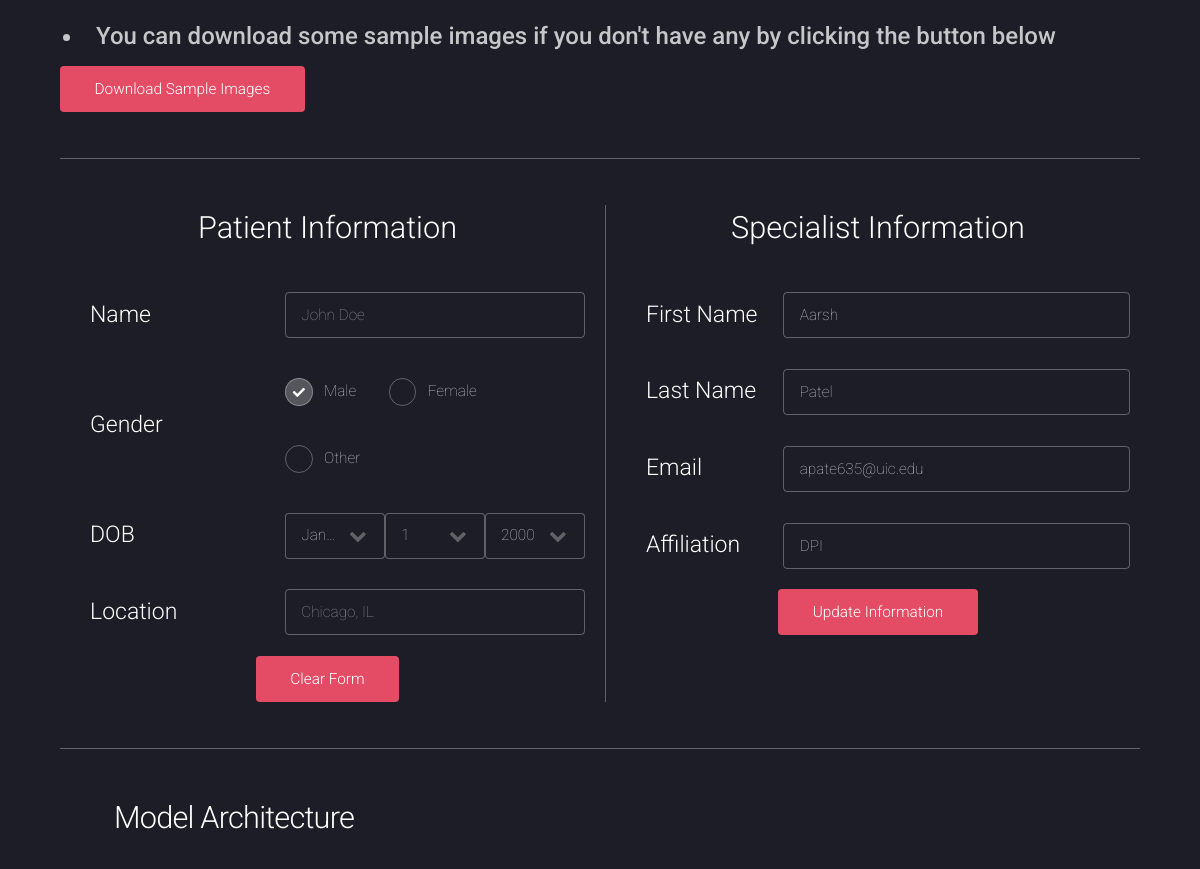
The page /predict (signed in, middle part) on the database as committed earlier.
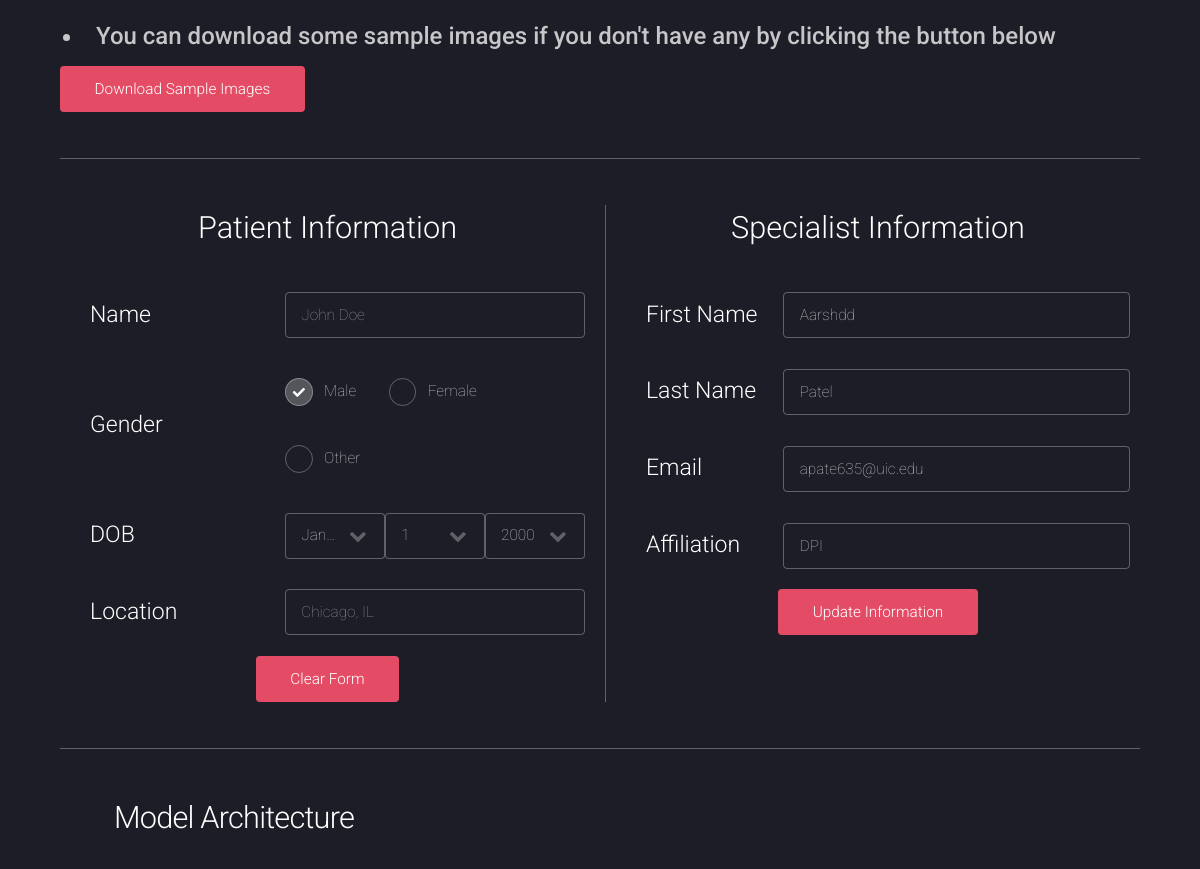
The same page on the database as committed later.
### accounts/models.py (models this page shows, shortened)
class CustomUser(AbstractUser):
    affiliation = models.CharField(max_length=100)
    profile_picture = models.ImageField(upload_to='profile_pictures/')

### blindness_detection/views.py (the view)
# urls.py: path('predict', views.predict, name='predict'),
@login_required(login_url='/login/')
def predict(request):
    if request.method == 'POST':
        patient_form = PatientForm(request.POST, request.FILES)
        if patient_form.is_valid():
            patient_form.instance.user = request.user
            patient_form.save()
            img = patient_form.instance.image
            img = Image.open(img)
            img_name = os.path.basename(patient_form.instance.image.name)
            request.session['img_name'] = img_name  # Store img_name in the session data
            cropped_img_path = settings.MEDIA_URL + 'cropped_images/' + img_name
            cropped_image, predicted_label, gradcam_image, legend_range = get_predicted_label_and_gradcam(img)
            labels = ['No Diabetic Retinopathy', 'Mild Diabetic Retinopathy', 'Moderate Diabetic Retinopathy', 'Severe Diabetic Retinopathy', 'Proliferative Diabetic Retinopathy']
            description = {
                0: 'The retina is completely clear of any signs of diabetic retinopathy, indicating that the retinal vessels are healthy and undamaged by diabetes. This is an optimal outcome, and maintaining regular monitoring is recommended to ensure that the retina remains healthy. Lifestyle modifications and managing blood sugar levels are advised to continue preventing the onset of retinopathy.',
                1: '''Early signs of diabetic retinopathy are evident, characterized by microaneurysms — small areas of swelling in the blood vessels of the retina. At this stage, there typically aren't noticeable symptoms affecting vision, but it's crucial to monitor the condition closely. Yearly eye exams are recommended to track any changes and manage diabetes effectively to halt the progression.''',
                2: 'This stage shows moderate non-proliferative diabetic retinopathy with more pronounced changes, such as blocked blood vessels that can affect retinal nourishment. Patients might start experiencing slight vision issues. It is critical at this stage to manage diabetes rigorously and consult with an eye care professional every six months to monitor the condition closely and discuss potential interventions.',
                3: 'Marked by severe non-proliferative diabetic retinopathy, a significant number of retinal blood vessels are now blocked, severely reducing blood flow to various parts of the retina. This condition can lead to complications like DME (Diabetic Macular Edema). Close and immediate medical supervision is necessary, with treatment options evaluated to prevent the disease from advancing to the proliferative stage.',
                4: 'This is the proliferative stage of diabetic retinopathy, the most severe form, where new and abnormal blood vessels begin to develop on the retina and into the vitreous gel. These vessels are fragile and prone to bleeding, significantly threatening vision and potentially leading to retinal detachment or blindness. Immediate and aggressive medical treatment is essential to manage this stage and preserve as much vision as possible.'
                }
            legend_values = [round(num, 3) for num in np.linspace(legend_range['min'], legend_range['max'], 5).tolist()]
            correct_label_form = CorrectLabelForm()
            correct_label_form.instance.patient = patient_form.instance
            correct_label_form.instance.correct_label = labels[predicted_label]
            correct_label_form.instance.save()
            gradcam_image_django = pil_image_to_django_file(gradcam_image, img_name)
            gradcam_image = GradcamImage(image=gradcam_image_django, retina_photo=patient_form.instance)
            gradcam_image.save()
            cropped_image.save(cropped_img_path[1:])
            uploaded_img_str = image_file_path_to_base64_string(cropped_img_path[1:])
            gradcam_img_str = image_file_path_to_base64_string(gradcam_image.image.url[1:])
            specialist = request.user
            report = generate_report(prediction=predicted_label, uploaded_image=uploaded_img_str, importance_image=gradcam_img_str, patient_info=patient_form.cleaned_data, specialist_info=specialist)
            report_io = BytesIO()
            report_io.write(report)
            report_io.seek(0)
            report = Report(file=File(report_io, name='report.pdf'), retina_photo=patient_form.instance)
            report.save()
            results_context = {
                'predicted_label': labels[predicted_label],
                'cropped_img_path': cropped_img_path,
                'retina_gradcam_img_path': gradcam_image.image.url,
                'legend_values': legend_values,
            }
            request.session['results_context'] = results_context
        sample_img_zip = get_object_or_404(ZipFile, user=request.user)
        if sample_img_zip.file and hasattr(sample_img_zip.file, 'url'):
            file_url = sample_img_zip.file.url
        else:
            file_url = None
        context = {
            'patient_form': patient_form,
            'sample_img_zip': file_url,
            'user_info': request.user,
            'predicted_label': labels[predicted_label],
            'description': description[predicted_label],
            'cropped_img_path': cropped_img_path,
            'retina_gradcam_img_path': gradcam_image.image.url,
            'report': report.file.url,
            }
        return render(request, 'predict.html', context)
    else:
        patient_form = PatientForm()
        retina_photo_form = RetinaPhotoForm()
        sample_img_zip = get_object_or_404(ZipFile, user=request.user)
        if sample_img_zip.file and hasattr(sample_img_zip.file, 'url'):
            file_url = sample_img_zip.file.url
        else:
            file_url = None
        context = {
            'patient_form': patient_form,
            'retina_photo_form': retina_photo_form,
            'sample_img_zip': file_url,
            'user_info': request.user,
            }
    return render(request, 'predict.html', context)

### blindness_detection/forms.py
class PatientForm(forms.ModelForm):
    name = forms.CharField(label='Name', max_length=30, required=False, widget=forms.TextInput(attrs={'placeholder': 'John Doe'}))
    gender = forms.ChoiceField(label='Gender', widget=forms.RadioSelect, choices=[('Male', 'Male'), ('Female', 'Female'), ('Other', 'Other')], required=False)
    dob = forms.DateField(label='DOB', widget=forms.SelectDateWidget(years=range(1925, 2023), attrs={'class': 'dob-select'}), required=False, initial='2000-01-01')
    location = forms.CharField(label='Location', max_length=50, required=False, widget=forms.TextInput(attrs={'placeholder': 'Chicago, IL'}))
    image = forms.ImageField(label='Fundus Image', widget=forms.FileInput(attrs={'class': 'your-class-name'}), required=True)
    class Meta:
        model = Patient
        fields = ['name', 'gender', 'dob', 'location', 'image']

class RetinaPhotoForm(forms.ModelForm):
    image = forms.ImageField(label='Fundus Image', widget=forms.FileInput(attrs={'class': 'your-class-name'}), required=True)
    class Meta:
        model = RetinaPhoto
        fields = ['image']

### templates/predict.html (shortened to what this page needs)
{% extends 'base.html' %}
{% load static %}
{% block content %}
<link rel="stylesheet" type="text/css" href="{% static 'css/predict.css' %}">
<div class="container">
    <section>
        <ul class="download-text">
            <li>You can download some sample images if you don't have any by clicking the button below</li>
        </ul>
        <a href="{{ sample_img_zip }}" download class="button primary">Download Sample Images</a>
    </section>
    <form action="predict" method="POST" enctype="multipart/form-data">
        <hr>
        <section>
            <div class="patient-specialist-info">
                <div class="patient-info">
                        <div class="row gtr-uniform gtr-50">
                            <div class="col-12">
                                <h3 class="form-title">Patient Information</h3>
                                {% for field in patient_form %}
                                    {% if field.name != 'image' %}
                                        <div class="form-group">
                                            <label for="{{ field.id_for_label }}">{{ field.label }}</label>
                                            {% if field.field.widget.input_type == 'radio' %}
                                            <div class="form-field radio-group">
                                                {% for choice in field.field.choices %}
                                                    <label class="radio-label" for="{{ field.auto_id }}_{{ forloop.counter }}">{{ choice.1 }}</label>
                                                {% endfor %}
                                            </div>
                                            {% else %}
                                            <div class="form-field">
                                                {{ field }}
                                            </div>
                                            {% endif %}
                                        </div>
                                    {% endif %}
                                {% endfor %}
                            </div>
                            <div class="clear-form col-12">
                                <ul class="actions special">
                                        <li><input type="reset" value="Clear Form" class="primary fit" /></li>
                                </ul>
                            </div>
                        </div>
                </div>
                <div class="specialist-info vertical-line">
                    <h3 class="form-title">Specialist Information</h3>
                    <div class="form-group">
                        <label for="specialist-first-name">First Name</label>
                        <input type="text" id="specialist-first-name" value="{{user_info.first_name}}" readonly>
                    </div>
                    <div class="form-group">
                        <label for="specialist-last-name">Last Name</label>
                        <input type="text" id="specialist-last-name" value="{{user_info.last_name}}" readonly>
                    </div>
                    <div class="form-group">
                        <label for="specialist-email">Email</label>
                        <input type="email" id="specialist-email" value="{{user_info.email}}" readonly>
                    </div>
                    <div class="form-group">
                        <label for="specialist-affiliation">Affiliation</label>
                        <input type="text" id="specialist-affiliation" value="{{user_info.affiliation}}" readonly>
                    </div>
                    <div class="update-user">
                        <a href="profile" class="button primary" id="update-user-button">Update Information</a>
                    </div>
                </div>
            </div>
        </section>
        <hr>
        <section>
            <div class="container">
                <h2 class="">Model Architecture</h2>
            </div>
        </section>
    </form>
</div>
{% endblock %}

### templates/base.html (shortened to what this page needs)
{% load static %}
<!DOCTYPE html>
<html>
	<head>
		<link rel="stylesheet" href="{% static 'css/main.css' %}" />
		<link rel="stylesheet" type="text/css" href="{% static 'css/style.css' %}">
	</head>
    <body class="is-preload  {% if request.path == '/' %}landing{% endif %}">
		<div id="page-wrapper">
    {% block content %}
    {% endblock %}
    </body>
</html>

### static/css/style.css (style rules this page uses)
.form-group { display: flex; align-items: center; margin: 10px; }
.form-group label { margin: 20px; width: 30%; }
label { font-size: 1.5em; }

### static/css/predict.css (style rules this page uses)
.container { margin-bottom: 50px; }
.download-text { font-size: 1.5rem; font-weight: 500; margin: 1rem 0; }
.form-title { text-align: center; font-size: 2em; }
.form-group label { margin: 20px; width: 35%; }
.radio-label { margin: 20px 40px 20px 0px !important; width: 20% !important; }
.form-field { width: 60%; }
.form-group .dob-select { width: 33.3%; display: inline-block; }
.patient-specialist-info { display: flex; }
.patient-info { width: 50%; }
.specialist-info { width: 50%; }
.vertical-line { border-left: 1px solid rgba(255, 255, 255, 0.3); margin-left: 10px; padding-left: 10px; }
.update-user, .clear-form { text-align: center; }
.clear-form { margin-top: 10px; padding-top: 0 !important; }

Rows that differ between the two databases and show on the page:
changed CustomUser "Patel": first_name "Aarsh" → "Aarshdd"
